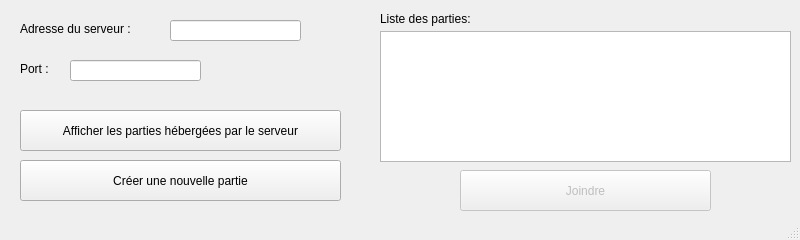
<?xml version="1.0" encoding="UTF-8"?>
<ui version="4.0">
 <class>JoindreQuitterWindow</class>
 <widget class="QMainWindow" name="JoindreQuitterWindow">
  <property name="geometry">
   <rect>
    <x>0</x>
    <y>0</y>
    <width>800</width>
    <height>240</height>
   </rect>
  </property>
  <property name="windowTitle">
   <string>Joindre une partie</string>
  </property>
  <widget class="QWidget" name="centralwidget">
   <widget class="QLabel" name="lblAdresseServeur">
    <property name="geometry">
     <rect>
      <x>20</x>
      <y>20</y>
      <width>141</width>
      <height>17</height>
     </rect>
    </property>
    <property name="text">
     <string>Adresse du serveur :</string>
    </property>
   </widget>
   <widget class="QLineEdit" name="txtAdresseServeur">
    <property name="geometry">
     <rect>
      <x>170</x>
      <y>20</y>
      <width>131</width>
      <height>21</height>
     </rect>
    </property>
   </widget>
   <widget class="QLineEdit" name="txtPort">
    <property name="geometry">
     <rect>
      <x>70</x>
      <y>60</y>
      <width>131</width>
      <height>21</height>
     </rect>
    </property>
   </widget>
   <widget class="QLabel" name="lblPort">
    <property name="geometry">
     <rect>
      <x>20</x>
      <y>60</y>
      <width>41</width>
      <height>17</height>
     </rect>
    </property>
    <property name="text">
     <string>Port :</string>
    </property>
   </widget>
   <widget class="QPushButton" name="btnJoindre">
    <property name="enabled">
     <bool>false</bool>
    </property>
    <property name="geometry">
     <rect>
      <x>460</x>
      <y>170</y>
      <width>251</width>
      <height>41</height>
     </rect>
    </property>
    <property name="text">
     <string>Joindre</string>
    </property>
   </widget>
   <widget class="QListWidget" name="lbParties">
    <property name="geometry">
     <rect>
      <x>380</x>
      <y>31</y>
      <width>411</width>
      <height>131</height>
     </rect>
    </property>
   </widget>
   <widget class="QLabel" name="lblParties">
    <property name="geometry">
     <rect>
      <x>380</x>
      <y>10</y>
      <width>401</width>
      <height>17</height>
     </rect>
    </property>
    <property name="text">
     <string>Liste des parties:</string>
    </property>
   </widget>
   <widget class="QPushButton" name="btnNouvellePartie">
    <property name="geometry">
     <rect>
      <x>20</x>
      <y>160</y>
      <width>321</width>
      <height>41</height>
     </rect>
    </property>
    <property name="text">
     <string>Créer une nouvelle partie</string>
    </property>
   </widget>
   <widget class="QPushButton" name="btnAfficherParties">
    <property name="geometry">
     <rect>
      <x>20</x>
      <y>110</y>
      <width>321</width>
      <height>41</height>
     </rect>
    </property>
    <property name="text">
     <string>Afficher les parties hébergées par le serveur</string>
    </property>
   </widget>
  </widget>
  <widget class="QStatusBar" name="statusbar"/>
 </widget>
 <resources/>
 <connections/>
</ui>
